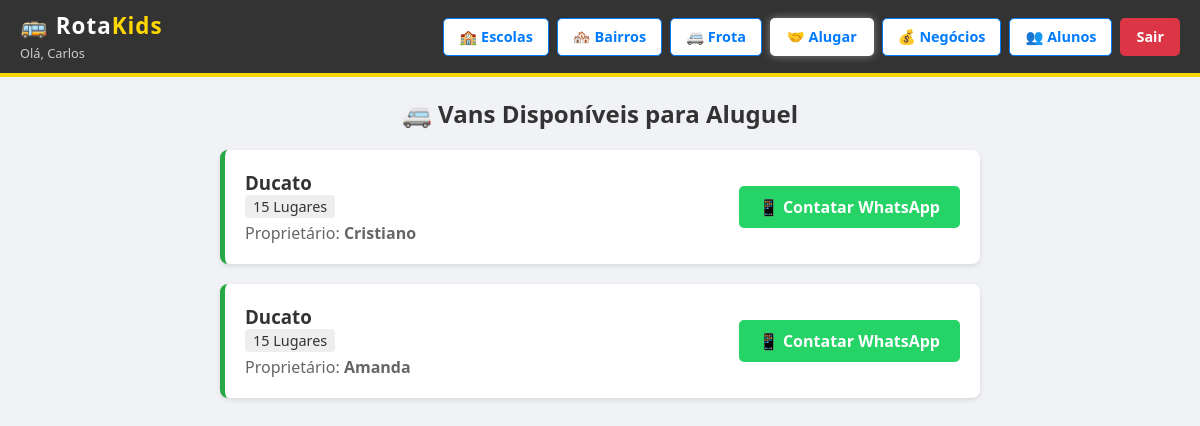
Page /alugar-van.php (signed in) on the committed database.
### tables this page shows
CREATE TABLE `veiculos` (
  `id` int(11) NOT NULL,
  `motorista_id` int(11) NOT NULL,
  `modelo` varchar(100) NOT NULL,
  `placa` varchar(10) NOT NULL,
  `ano` int(4) DEFAULT NULL,
  `capacidade` int(11) DEFAULT NULL,
  `para_alugar` tinyint(1) DEFAULT 0,
  `data_cadastro` datetime DEFAULT current_timestamp(),
  `alugar` tinyint(1) DEFAULT 0
);

CREATE TABLE `motoristas` (
  `id` int(11) NOT NULL,
  `nome` varchar(100) NOT NULL,
  `email` varchar(100) NOT NULL,
  `telefone` varchar(20) DEFAULT NULL,
  `senha` varchar(255) NOT NULL,
  `data_cadastro` datetime DEFAULT current_timestamp()
);

### alugar-van.php (the view, shortened to what this page needs)
<?php
require 'config.php';
$meu_id = $_SESSION['id'];
$sql = "SELECT v.modelo, v.capacidade, m.nome, m.telefone
        FROM veiculos v
        JOIN motoristas m ON v.motorista_id = m.id
        WHERE v.alugar = 1 AND v.motorista_id != $meu_id
        ORDER BY v.modelo";
$resultado = $conn->query($sql);
?>
<!DOCTYPE html>
<html lang="pt-br">
<head>
    <link rel="stylesheet" href="style.css?v=<?php echo time(); ?>">
</head>
<body>
    <?php include 'menu.php'; ?>
    <div class="container" style="padding: 20px; max-width: 800px; margin: 0 auto;">
        <h2 style="color: #333; margin-bottom: 20px; text-align: center;">🚐 Vans Disponíveis para Aluguel</h2>
        <?php if($resultado->num_rows > 0): ?>
            <?php while($item = $resultado->fetch_assoc()):
                $zap = preg_replace("/[^0-9]/", "", $item['telefone']);
            ?>
                <div class="card-aluguel">
                    <div>
                        <h3 style="margin: 0; color: #333;"><?php echo $item['modelo']; ?></h3>
                        <span style="background: #eee; padding: 2px 8px; border-radius: 4px; font-size: 0.9rem;">
                            <?php echo $item['capacidade']; ?> Lugares
                        </span>
                        <p style="color: #666; margin-top: 5px; margin-bottom: 0;">
                            Proprietário: <strong><?php echo $item['nome']; ?></strong>
                        </p>
                    </div>
                    <div>
                        <a href="https://wa.me/55<?php echo $zap; ?>?text=Olá, vi sua van <?php echo $item['modelo']; ?> disponível para aluguel no app."
                           target="_blank" class="btn-whats">
                           📱 Contatar WhatsApp
                        </a>
                    </div>
                </div>
            <?php endwhile; ?>
        <?php endif; ?>
    </div>
</body>
</html>

### style.css (style rules this page uses)
:root { --van-amarelo: #FFD700; --van-preto: #1a1a1a; --fundo-site: #f0f2f5; --texto-cor: #333333; --borda-suave: #cccccc; --sucesso: #28a745; --erro: #dc3545; }
* { margin: 0; padding: 0; box-sizing: border-box; }
body { font-family: 'Segoe UI', Tahoma, Geneva, Verdana, sans-serif; background-color: var(--fundo-site); color: var(--texto-cor); min-height: 100vh; }

### alugar-van.php (style rules this page uses)
.card-aluguel { background: white; border-radius: 8px; padding: 20px; margin-bottom: 20px; box-shadow: 0 2px 5px rgba(0,0,0,0.1); border-left: 5px solid #28a745; display: flex; justify-content: space-between; align-items: center; flex-wrap: wrap; }
.btn-whats { background-color: #25d366; color: white; padding: 10px 20px; border-radius: 5px; text-decoration: none; font-weight: bold; display: inline-flex; align-items: center; }

### rows in the picture
veiculos: modelo "Ducato", capacidade "15", motorista.nome "Cristiano"
veiculos: modelo "Ducato", capacidade "15", motorista.nome "Amanda"

### other values in the picture
$_SESSION['nome'] "Carlos"
